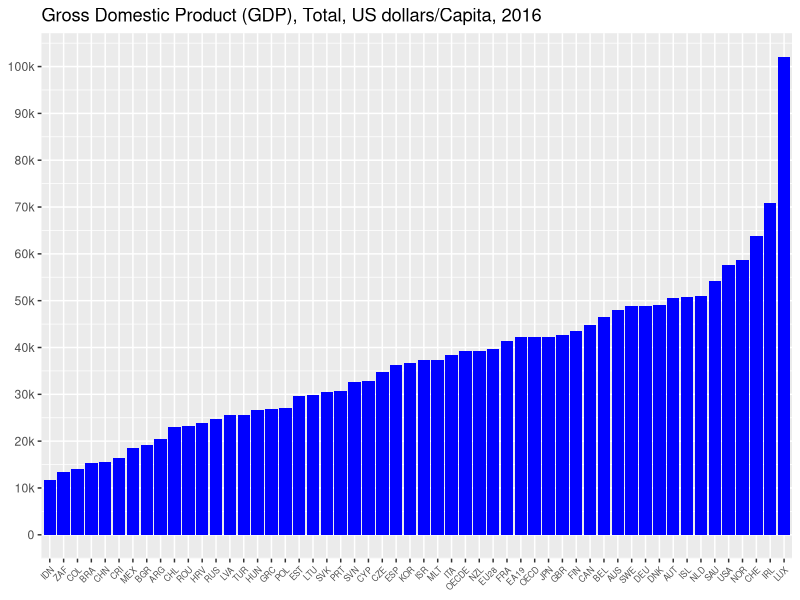

Recreate this plot in R.
library(tidyverse)
library(scales)
data<-read.csv("gdp.csv")
head(data)
names(data)[1]="location"
ind<-order(data$Value)
data<-data%>%mutate(location=location[ind],Value=Value[ind])
data%>%ggplot(aes(reorder(location,Value),Value))+geom_col(fill="blue")+
  scale_y_continuous(breaks=seq(0,100000,10000),
                     labels=c("0","10k","20k","30k","40k","50k","60k","70k","80k","90k","100k"))+
  theme(axis.text.x = element_text(angle = 45, hjust = 1,size=6))+theme(axis.title.x=element_blank())+
  theme(axis.title.y=element_blank())+ggtitle("Gross Domestic Product (GDP), Total, US dollars/Capita, 2016 ")

